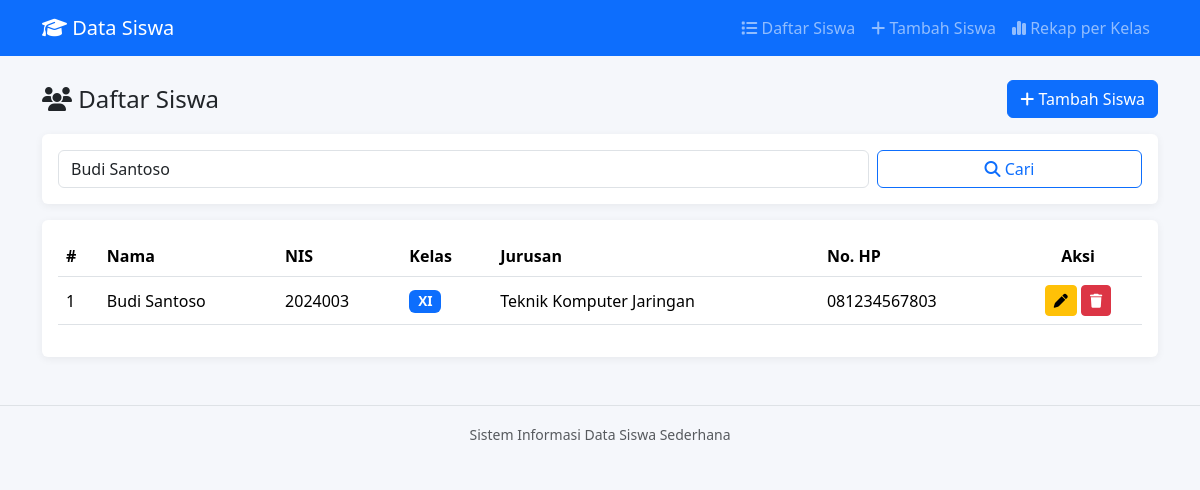
Page /index.php?cari=Budi Santoso on the committed database.
### tables this page shows
CREATE TABLE IF NOT EXISTS siswa (
    id INT AUTO_INCREMENT PRIMARY KEY,
    nama VARCHAR(100) NOT NULL,
    nis VARCHAR(20) NOT NULL,
    kelas VARCHAR(20) NOT NULL,
    jurusan VARCHAR(50) NOT NULL,
    no_hp VARCHAR(20) DEFAULT NULL,
    alamat TEXT DEFAULT NULL,
    created_at TIMESTAMP DEFAULT CURRENT_TIMESTAMP
);

### functions.php (called while the page is built, shortened)
<?php
function getAllSiswa($koneksi, $keyword = '')
{
    $keyword = mysqli_real_escape_string($koneksi, $keyword);
    $sql = "SELECT * FROM siswa WHERE nama LIKE '%$keyword%' ORDER BY nama ASC";
    $hasil = mysqli_query($koneksi, $sql);
    $data = [];
    while ($baris = mysqli_fetch_assoc($hasil)) {
        $data[] = $baris;
    }
    return $data;
}

### index.php (the view, shortened to what this page needs)
<?php
require_once 'functions.php';
$keyword = isset($_GET['cari']) ? trim($_GET['cari']) : '';
$daftarSiswa = getAllSiswa($koneksi, $keyword);
require_once 'includes/header.php';
?>
    <div class="d-flex justify-content-between align-items-center mb-3">
        <h4 class="mb-0"><i class="fa-solid fa-users"></i> Daftar Siswa</h4>
        <a href="tambah.php" class="btn btn-primary">
            <i class="fa-solid fa-plus"></i> Tambah Siswa
        </a>
    </div>
    <div class="card mb-3">
        <div class="card-body">
            <form method="GET" action="index.php" class="row g-2">
                <div class="col-sm-9">
                    <input type="text" name="cari" class="form-control"
                           placeholder="Cari berdasarkan nama..."
                           value="<?= htmlspecialchars($keyword) ?>">
                </div>
                <div class="col-sm-3 d-grid">
                    <button type="submit" class="btn btn-outline-primary">
                        <i class="fa-solid fa-magnifying-glass"></i> Cari
                    </button>
                </div>
            </form>
        </div>
    </div>
    <div class="card">
        <div class="card-body">
            <div class="table-responsive">
                <table class="table table-hover align-middle">
                    <thead>
                        <tr>
                            <th>#</th>
                            <th>Nama</th>
                            <th>NIS</th>
                            <th>Kelas</th>
                            <th>Jurusan</th>
                            <th>No. HP</th>
                            <th class="text-center">Aksi</th>
                        </tr>
                    </thead>
                    <tbody>
                        <?php if (count($daftarSiswa) === 0): ?>
                            <tr>
                                <td colspan="7" class="text-center text-muted py-4">
                                    Belum ada data siswa<?= $keyword ? ' yang cocok dengan pencarian "' . htmlspecialchars($keyword) . '"' : '' ?>.
                                </td>
                            </tr>
                        <?php else: ?>
                            <?php $no = 1; ?>
                            <?php foreach ($daftarSiswa as $siswa): ?>
                                <tr>
                                    <td><?= $no++ ?></td>
                                    <td><?= htmlspecialchars($siswa['nama']) ?></td>
                                    <td><?= htmlspecialchars($siswa['nis']) ?></td>
                                    <td><span class="badge bg-primary badge-kelas"><?= htmlspecialchars($siswa['kelas']) ?></span></td>
                                    <td><?= htmlspecialchars($siswa['jurusan']) ?></td>
                                    <td><?= htmlspecialchars($siswa['no_hp'] ?: '-') ?></td>
                                    <td class="text-center">
                                        <a href="edit.php?id=<?= $siswa['id'] ?>" class="btn btn-sm btn-warning" title="Edit">
                                            <i class="fa-solid fa-pen"></i>
                                        </a>
                                        <a href="hapus.php?id=<?= $siswa['id'] ?>"
                                           class="btn btn-sm btn-danger btn-hapus"
                                           data-nama="<?= htmlspecialchars($siswa['nama']) ?>"
                                           title="Hapus">
                                            <i class="fa-solid fa-trash"></i>
                                        </a>
                                    </td>
                                </tr>
                            <?php endforeach; ?>
                        <?php endif; ?>
                    </tbody>
                </table>
            </div>
        </div>
    </div>
<?php require_once 'includes/footer.php'; ?>

### assets/css/style.css (style rules this page uses)
body { background-color: #f5f7fb; }
.card { border: none; box-shadow: 0 2px 8px rgba(0, 0, 0, 0.06); }
.table thead { background-color: #0d6efd; color: #fff; }
.badge-kelas { font-size: 0.85rem; }

### rows in the picture
siswa: nama "Budi Santoso", nis "2024003", kelas "XI", jurusan "Teknik Komputer Jaringan", no_hp "081234567803"
